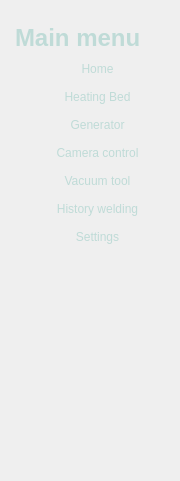
     <widget class="QWidget" name="leftMenu" native="true">
      <property name="minimumSize">
       <size>
        <width>180</width>
        <height>0</height>
       </size>
      </property>
      <property name="maximumSize">
       <size>
        <width>180</width>
        <height>16777215</height>
       </size>
      </property>
      <property name="mouseTracking">
       <bool>true</bool>
      </property>
      <property name="acceptDrops">
       <bool>false</bool>
      </property>
      <layout class="QGridLayout" name="gridLayout_6">
       <property name="leftMargin">
        <number>15</number>
       </property>
       <property name="topMargin">
        <number>15</number>
       </property>
       <property name="rightMargin">
        <number>0</number>
       </property>
       <property name="bottomMargin">
        <number>20</number>
       </property>
       <property name="horizontalSpacing">
        <number>22</number>
       </property>
       <property name="verticalSpacing">
        <number>1</number>
       </property>
       <item row="1" column="0">
        <spacer name="verticalSpacer">
         <property name="orientation">
          <enum>Qt::Vertical</enum>
         </property>
         <property name="sizeHint" stdset="0">
          <size>
           <width>20</width>
           <height>162</height>
          </size>
         </property>
        </spacer>
       </item>
       <item row="2" column="1">
        <spacer name="horizontalSpacer_2">
         <property name="orientation">
          <enum>Qt::Horizontal</enum>
         </property>
         <property name="sizeHint" stdset="0">
          <size>
           <width>89</width>
           <height>47</height>
          </size>
         </property>
        </spacer>
       </item>
       <item row="2" column="0">
        <widget class="QLabel" name="labelLogo">
         <property name="minimumSize">
          <size>
           <width>50</width>
           <height>50</height>
          </size>
         </property>
         <property name="text">
          <string/>
         </property>
         <property name="pixmap">
          <pixmap resource="../static/resources.qrc">:/whiteIcons/icons-white/Group 1.svg</pixmap>
         </property>
         <property name="scaledContents">
          <bool>false</bool>
         </property>
        </widget>
       </item>
       <item row="0" column="0" colspan="2">
        <widget class="QFrame" name="frame_3">
         <property name="mouseTracking">
          <bool>true</bool>
         </property>
         <property name="tabletTracking">
          <bool>true</bool>
         </property>
         <property name="styleSheet">
          <string notr="true">
color: #bfdbd7;</string>
         </property>
         <layout class="QGridLayout" name="gridLayout_3">
          <property name="leftMargin">
           <number>0</number>
          </property>
          <property name="rightMargin">
           <number>0</number>
          </property>
          <property name="bottomMargin">
           <number>0</number>
          </property>
          <item row="7" column="0">
           <widget class="QPushButton" name="buttonSettings">
            <property name="font">
             <font>
              <pointsize>9</pointsize>
             </font>
            </property>
            <property name="cursor">
             <cursorShape>PointingHandCursor</cursorShape>
            </property>
            <property name="text">
             <string>Settings</string>
            </property>
            <property name="icon">
             <iconset resource="../static/resources.qrc">
              <normaloff>:/whiteIcons/icons-white/settings (1).svg</normaloff>:/whiteIcons/icons-white/settings (1).svg</iconset>
            </property>
            <property name="iconSize">
             <size>
              <width>20</width>
              <height>20</height>
             </size>
            </property>
            <property name="checkable">
             <bool>true</bool>
            </property>
            <property name="flat">
             <bool>true</bool>
            </property>
           </widget>
          </item>
          <item row="4" column="0">
           <widget class="QPushButton" name="buttonCameraControl">
            <property name="font">
             <font>
              <pointsize>9</pointsize>
             </font>
            </property>
            <property name="cursor">
             <cursorShape>PointingHandCursor</cursorShape>
            </property>
            <property name="text">
             <string>Camera control</string>
            </property>
            <property name="icon">
             <iconset resource="../static/resources.qrc">
              <normaloff>:/whiteIcons/icons-white/camera (2).svg</normaloff>:/whiteIcons/icons-white/camera (2).svg</iconset>
            </property>
            <property name="iconSize">
             <size>
              <width>20</width>
              <height>20</height>
             </size>
            </property>
            <property name="checkable">
             <bool>true</bool>
            </property>
            <property name="flat">
             <bool>true</bool>
            </property>
           </widget>
          </item>
          <item row="2" column="0">
           <widget class="QPushButton" name="buttonTable">
            <property name="font">
             <font>
              <pointsize>9</pointsize>
             </font>
            </property>
            <property name="cursor">
             <cursorShape>PointingHandCursor</cursorShape>
            </property>
            <property name="mouseTracking">
             <bool>true</bool>
            </property>
            <property name="tabletTracking">
             <bool>true</bool>
            </property>
            <property name="autoFillBackground">
             <bool>false</bool>
            </property>
            <property name="text">
             <string>Heating Bed</string>
            </property>
            <property name="icon">
             <iconset resource="../static/resources.qrc">
              <normaloff>:/whiteIcons/icons-white/thermometer (2).svg</normaloff>:/whiteIcons/icons-white/thermometer (2).svg</iconset>
            </property>
            <property name="iconSize">
             <size>
              <width>20</width>
              <height>20</height>
             </size>
            </property>
            <property name="checkable">
             <bool>true</bool>
            </property>
            <property name="flat">
             <bool>true</bool>
            </property>
           </widget>
          </item>
          <item row="3" column="0">
           <widget class="QPushButton" name="buttonGenerator">
            <property name="font">
             <font>
              <pointsize>9</pointsize>
             </font>
            </property>
            <property name="cursor">
             <cursorShape>PointingHandCursor</cursorShape>
            </property>
            <property name="text">
             <string>Generator</string>
            </property>
            <property name="icon">
             <iconset resource="../static/resources.qrc">
              <normaloff>:/whiteIcons/icons-white/activity.svg</normaloff>:/whiteIcons/icons-white/activity.svg</iconset>
            </property>
            <property name="iconSize">
             <size>
              <width>20</width>
              <height>20</height>
             </size>
            </property>
            <property name="checkable">
             <bool>true</bool>
            </property>
            <property name="flat">
             <bool>true</bool>
            </property>
           </widget>
          </item>
          <item row="5" column="0">
           <widget class="QPushButton" name="buttonVacuum">
            <property name="font">
             <font>
              <pointsize>9</pointsize>
             </font>
            </property>
            <property name="cursor">
             <cursorShape>PointingHandCursor</cursorShape>
            </property>
            <property name="text">
             <string>Vacuum tool</string>
            </property>
            <property name="icon">
             <iconset resource="../static/resources.qrc">
              <normaloff>:/whiteIcons/icons-white/welding.svg</normaloff>:/whiteIcons/icons-white/welding.svg</iconset>
            </property>
            <property name="iconSize">
             <size>
              <width>20</width>
              <height>20</height>
             </size>
            </property>
            <property name="checkable">
             <bool>true</bool>
            </property>
            <property name="flat">
             <bool>true</bool>
            </property>
           </widget>
          </item>
          <item row="6" column="0">
           <widget class="QPushButton" name="buttonHistory">
            <property name="palette">
             <palette>
              <active>
               <colorrole role="WindowText">
                <brush brushstyle="SolidPattern">
                 <color alpha="255">
                  <red>191</red>
                  <green>219</green>
                  <blue>215</blue>
                 </color>
                </brush>
               </colorrole>
               <colorrole role="Button">
                <brush brushstyle="SolidPattern">
                 <color alpha="255">
                  <red>43</red>
                  <green>129</green>
                  <blue>240</blue>
                 </color>
                </brush>
               </colorrole>
               <colorrole role="Text">
                <brush brushstyle="SolidPattern">
                 <color alpha="255">
                  <red>191</red>
                  <green>219</green>
                  <blue>215</blue>
                 </color>
                </brush>
               </colorrole>
               <colorrole role="ButtonText">
                <brush brushstyle="SolidPattern">
                 <color alpha="255">
                  <red>191</red>
                  <green>219</green>
                  <blue>215</blue>
                 </color>
                </brush>
               </colorrole>
               <colorrole role="PlaceholderText">
                <brush brushstyle="NoBrush">
                 <color alpha="128">
                  <red>191</red>
                  <green>219</green>
                  <blue>215</blue>
                 </color>
                </brush>
               </colorrole>
              </active>
              <inactive>
               <colorrole role="WindowText">
                <brush brushstyle="SolidPattern">
                 <color alpha="255">
                  <red>191</red>
                  <green>219</green>
                  <blue>215</blue>
                 </color>
                </brush>
               </colorrole>
               <colorrole role="Button">
                <brush brushstyle="SolidPattern">
                 <color alpha="255">
                  <red>43</red>
                  <green>129</green>
                  <blue>240</blue>
                 </color>
                </brush>
               </colorrole>
               <colorrole role="Text">
                <brush brushstyle="SolidPattern">
                 <color alpha="255">
                  <red>191</red>
                  <green>219</green>
                  <blue>215</blue>
                 </color>
                </brush>
               </colorrole>
               <colorrole role="ButtonText">
                <brush brushstyle="SolidPattern">
                 <color alpha="255">
                  <red>191</red>
                  <green>219</green>
                  <blue>215</blue>
                 </color>
                </brush>
               </colorrole>
               <colorrole role="PlaceholderText">
                <brush brushstyle="NoBrush">
                 <color alpha="128">
                  <red>191</red>
                  <green>219</green>
                  <blue>215</blue>
                 </color>
                </brush>
               </colorrole>
              </inactive>
              <disabled>
               <colorrole role="WindowText">
                <brush brushstyle="SolidPattern">
                 <color alpha="255">
                  <red>191</red>
                  <green>219</green>
                  <blue>215</blue>
                 </color>
                </brush>
               </colorrole>
               <colorrole role="Button">
                <brush brushstyle="SolidPattern">
                 <color alpha="255">
                  <red>43</red>
                  <green>129</green>
                  <blue>240</blue>
                 </color>
                </brush>
               </colorrole>
               <colorrole role="Text">
                <brush brushstyle="SolidPattern">
                 <color alpha="255">
                  <red>191</red>
                  <green>219</green>
                  <blue>215</blue>
                 </color>
                </brush>
               </colorrole>
               <colorrole role="ButtonText">
                <brush brushstyle="SolidPattern">
                 <color alpha="255">
                  <red>191</red>
                  <green>219</green>
                  <blue>215</blue>
                 </color>
                </brush>
               </colorrole>
               <colorrole role="PlaceholderText">
                <brush brushstyle="NoBrush">
                 <color alpha="128">
                  <red>191</red>
                  <green>219</green>
                  <blue>215</blue>
                 </color>
                </brush>
               </colorrole>
              </disabled>
             </palette>
            </property>
            <property name="font">
             <font>
              <pointsize>9</pointsize>
             </font>
            </property>
            <property name="cursor">
             <cursorShape>PointingHandCursor</cursorShape>
            </property>
            <property name="text">
             <string>History welding</string>
            </property>
            <property name="icon">
             <iconset resource="../static/resources.qrc">
              <normaloff>:/whiteIcons/icons-white/clock.svg</normaloff>:/whiteIcons/icons-white/clock.svg</iconset>
            </property>
            <property name="iconSize">
             <size>
              <width>20</width>
              <height>20</height>
             </size>
            </property>
            <property name="checkable">
             <bool>true</bool>
            </property>
            <property name="flat">
             <bool>true</bool>
            </property>
           </widget>
          </item>
          <item row="1" column="0">
           <widget class="QPushButton" name="buttonHome">
            <property name="font">
             <font>
              <pointsize>9</pointsize>
             </font>
            </property>
            <property name="cursor">
             <cursorShape>PointingHandCursor</cursorShape>
            </property>
            <property name="mouseTracking">
             <bool>true</bool>
            </property>
            <property name="text">
             <string>Home</string>
            </property>
            <property name="icon">
             <iconset resource="../static/resources.qrc">
              <normaloff>:/whiteIcons/icons-white/home.svg</normaloff>:/whiteIcons/icons-white/home.svg</iconset>
            </property>
            <property name="iconSize">
             <size>
              <width>20</width>
              <height>20</height>
             </size>
            </property>
            <property name="checkable">
             <bool>true</bool>
            </property>
            <property name="flat">
             <bool>true</bool>
            </property>
           </widget>
          </item>
          <item row="0" column="0">
           <widget class="QLabel" name="labelMenu">
            <property name="font">
             <font>
              <pointsize>18</pointsize>
              <weight>75</weight>
              <bold>true</bold>
             </font>
            </property>
            <property name="text">
             <string>Main menu</string>
            </property>
           </widget>
          </item>
         </layout>
        </widget>
       </item>
      </layout>
     </widget>
